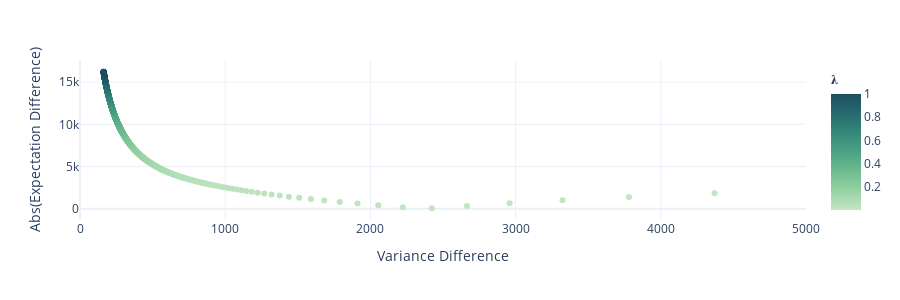

The cell this chart's notebook holds for it:
### Code cell
def calculate_IS_expectation(k, eta, sigma, x0, T):
    return -1 * ((((k * x0) / (np.sinh(k * T)))**2) * eta) * ((2 * k * T + np.sinh(2 * k * T)) / (4 * k))

def calculate_IS_variance(k, sigma, x0, T):
    return (((sigma * x0) / (np.sinh(k * T)))**2) * ((np.sinh(2 * k * T) - (2 * k * T)) / (4 * k))

lbd_values = np.linspace(1e-4, 1, num=1000)

expectation_POV = calculate_POV_expectation(lbd_values, eta, sigma, x0, T)
variance_POV = calculate_POV_variance(lbd_values, eta, sigma, x0, T)

k_values = np.sqrt(lbd_values / eta) * sigma
expectation_IS = calculate_IS_expectation(k_values, eta, sigma, x0, T)
variance_IS = calculate_IS_variance(k_values, sigma, x0, T)

difference_expectation = np.abs(expectation_POV - expectation_IS) / 100
difference_variance = np.abs(variance_POV - variance_IS) / 10000

df_difference = pd.DataFrame({'Difference_E': difference_expectation, 'Difference_V': difference_variance, 'lambda': lbd_values})

fig = px.scatter(df_difference, x='Difference_V', y='Difference_E', color='lambda', template='plotly_white', 
                 labels={"Difference_V": "Variance Difference", "Difference_E": "Abs(Expectation Difference)", "lambda": "𝛌"}, color_continuous_scale='Blugrn')

fig.update_layout(width=900, height=300)
fig.update_layout(xaxis=dict(range=[0, 5000]))
fig.show()

### Figure 1 — Plotly figure (JSON) as saved in the notebook; plotly's stock layout.template omitted (floating-point values rounded to 4 significant figures; data arrays with more than 128 entries replaced by an {"elided": "..."} marker saying what was removed)
{"data": [{"hovertemplate": "Variance Difference=%{x}<br>Abs(Expectation Difference)=%{y}<br>𝛌=%{marker.color}<extra></extra>", "legendgroup": "", "marker": {"color": {"elided": "1000 float values"}, "coloraxis": "coloraxis", "symbol": "circle"}, "mode": "markers", "name": "", "orientation": "v", "showlegend": false, "type": "scatter", "x": {"elided": "1000 float values"}, "xaxis": "x", "y": {"elided": "1000 float values"}, "yaxis": "y"}], "layout": {"coloraxis": {"colorbar": {"title": {"text": "𝛌"}}, "colorscale": [[0, "rgb(196, 230, 195)"], [0.1667, "rgb(150, 210, 164)"], [0.3333, "rgb(109, 188, 144)"], [0.5, "rgb(77, 162, 132)"], [0.6667, "rgb(54, 135, 122)"], [0.8333, "rgb(38, 107, 110)"], [1, "rgb(29, 79, 96)"]]}, "height": 300, "legend": {"tracegroupgap": 0}, "margin": {"t": 60}, "width": 900, "xaxis": {"anchor": "y", "domain": [0, 1], "range": [0, 5000], "title": {"text": "Variance Difference"}}, "yaxis": {"anchor": "x", "domain": [0, 1], "title": {"text": "Abs(Expectation Difference)"}}}}
